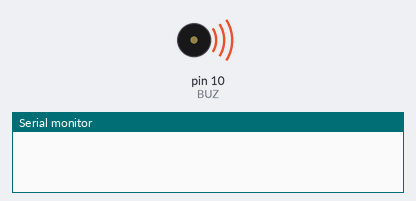
A sketch run on a simulated Arduino Uno, built with avr-gcc and run on an emulated ATmega328P. Parts: buzzer (waves = sounding), the last lines printed to the serial monitor.

Above: at 2.1 s.
At 5.1 s:
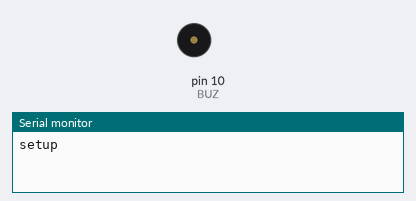
Timing chart, 0 to 6.6 s (numbered marks = the images above):
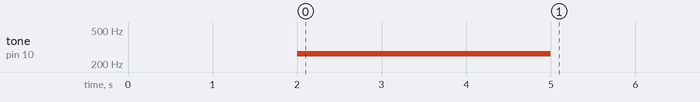

The sketch:

week3_buzzer.ino
```cpp
const int BUZ = 10;

void setup() {
  // put your setup code here, to run once:
  Serial.begin(115200);
  // pinMode(BUZ, OUTPUT);
  // analogWrite(APIN, 25);
  delay(2000);
  tone(BUZ, 262); // c 음
  delay(3000);
  noTone(BUZ);
  Serial.println("setup");
}

void loop() {
  // put your main code here, to run repeatedly:

  // int aValue = analogRead(APIN);
  // analogWrite(BUZ, aValue/4);
  // Serial.println(aValue);
}
```
